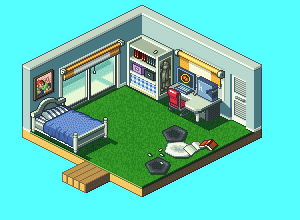

This is a level from a 2D game, rendered from its Tiled map with the project's own tilesets. A one-line summary and the complete map file follow:
An orthogonal 15x11 tile map with 20x20 px tiles, 2 tile layers (Background, Graphics) and 3 objects.

<map version="1.2" tiledversion="1.2.4" orientation="orthogonal" renderorder="right-down" width="15" height="11" tilewidth="20" tileheight="20" infinite="0" backgroundcolor="#55ffff" nextlayerid="8" nextobjectid="15">
 <tileset firstgid="1" source="room.tsx" />
 <layer id="1" name="Background" width="15" height="11">
  <data encoding="csv">
123,123,123,123,123,123,123,123,123,123,123,123,123,123,123,
123,123,123,123,123,123,123,123,123,123,123,123,123,123,123,
123,123,123,123,123,123,123,123,123,123,123,123,123,123,123,
123,123,123,123,123,123,123,123,123,123,123,123,123,123,123,
123,123,123,123,123,123,123,123,123,123,123,123,123,123,123,
123,123,123,123,123,123,123,123,123,123,123,123,123,123,123,
123,123,123,123,123,123,123,123,123,123,123,123,123,123,123,
123,123,123,123,123,123,123,123,123,123,123,123,123,123,123,
123,123,123,123,123,123,123,123,123,123,123,123,123,123,123,
123,123,123,123,123,123,123,123,123,123,123,123,123,123,123,
123,123,123,123,123,123,123,123,123,123,123,123,123,123,123
</data>
 </layer>
 <layer id="2" name="Graphics" width="15" height="11">
  <data encoding="csv">
0,1,2,3,4,5,6,7,8,9,10,11,12,13,14,
0,15,16,17,18,19,20,21,22,23,24,25,26,27,28,
0,29,30,31,32,33,34,35,36,37,38,39,40,41,42,
0,43,44,45,46,47,48,49,50,51,52,53,54,55,56,
0,57,58,59,60,61,62,63,64,65,66,67,68,69,70,
0,71,72,73,74,75,76,77,78,79,80,81,82,83,84,
0,85,86,87,88,89,90,91,92,93,94,95,96,97,98,
0,99,100,101,102,103,104,105,106,107,108,109,110,111,112,
0,113,114,115,116,117,118,119,120,121,122,123,124,125,126,
0,127,128,129,130,131,132,133,134,135,136,137,138,139,140,
0,141,142,143,144,145,146,147,148,149,150,151,152,153,154
</data>
 </layer>
 <objectgroup id="3" name="Boundary">
  <object id="2" x="89.25" y="186.25">
   <polyline points="0,0 21,-11.75 51.5,3.5 163.75,-53 134,-68.25 114.25,-59 36,-101.25 -14,-76.75 27.75,-56 -15,-31.5 -5,-25 -26.25,-14.25" />
  </object>
  <object id="3" x="86.5" y="192.5">
   <polyline points="0,0 23.5,-11.25 54.5,4.5 175.5,-55.25 175,-127.25 55.75,-188 -64.75,-128.25 -64.5,-55.75 -10,-27.75 -25.75,-20 -25,-11" />
  </object>
 </objectgroup>
 <objectgroup id="7" name="Exit">
  <object id="14" x="62.5" y="174.5" width="21.5" height="10.5" />
 </objectgroup>
</map>
